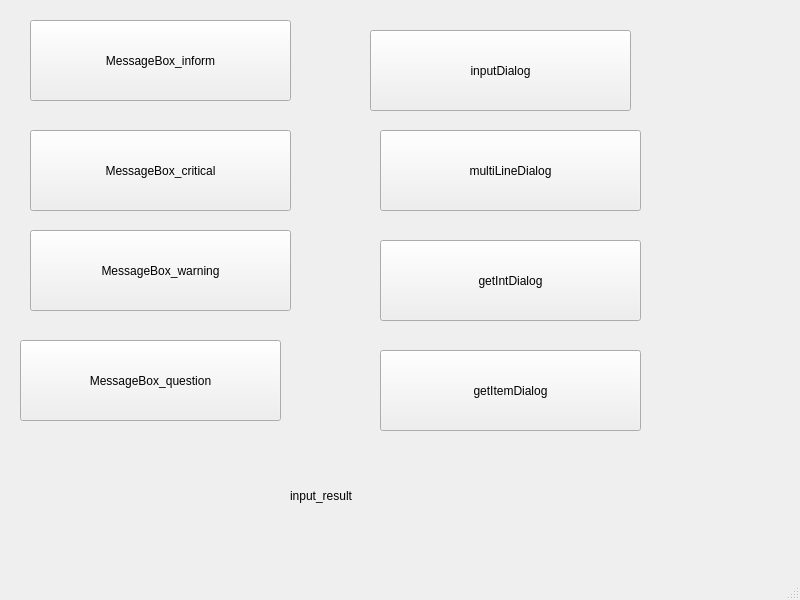
<?xml version="1.0" encoding="UTF-8"?>
<ui version="4.0">
 <class>MainWindow</class>
 <widget class="QMainWindow" name="MainWindow">
  <property name="geometry">
   <rect>
    <x>0</x>
    <y>0</y>
    <width>800</width>
    <height>600</height>
   </rect>
  </property>
  <property name="windowTitle">
   <string>MainWindow</string>
  </property>
  <widget class="QWidget" name="centralwidget">
   <widget class="QPushButton" name="pushButton">
    <property name="geometry">
     <rect>
      <x>30</x>
      <y>20</y>
      <width>261</width>
      <height>81</height>
     </rect>
    </property>
    <property name="text">
     <string>MessageBox_inform</string>
    </property>
   </widget>
   <widget class="QPushButton" name="pushButton_2">
    <property name="geometry">
     <rect>
      <x>30</x>
      <y>130</y>
      <width>261</width>
      <height>81</height>
     </rect>
    </property>
    <property name="text">
     <string>MessageBox_critical</string>
    </property>
   </widget>
   <widget class="QPushButton" name="pushButton_3">
    <property name="geometry">
     <rect>
      <x>30</x>
      <y>230</y>
      <width>261</width>
      <height>81</height>
     </rect>
    </property>
    <property name="text">
     <string>MessageBox_warning</string>
    </property>
   </widget>
   <widget class="QPushButton" name="pushButton_4">
    <property name="geometry">
     <rect>
      <x>20</x>
      <y>340</y>
      <width>261</width>
      <height>81</height>
     </rect>
    </property>
    <property name="text">
     <string>MessageBox_question</string>
    </property>
   </widget>
   <widget class="QPushButton" name="pushButton_5">
    <property name="geometry">
     <rect>
      <x>370</x>
      <y>30</y>
      <width>261</width>
      <height>81</height>
     </rect>
    </property>
    <property name="text">
     <string>inputDialog</string>
    </property>
   </widget>
   <widget class="QLabel" name="label">
    <property name="geometry">
     <rect>
      <x>290</x>
      <y>460</y>
      <width>121</width>
      <height>71</height>
     </rect>
    </property>
    <property name="text">
     <string>input_result</string>
    </property>
   </widget>
   <widget class="QPushButton" name="pushButton_6">
    <property name="geometry">
     <rect>
      <x>380</x>
      <y>130</y>
      <width>261</width>
      <height>81</height>
     </rect>
    </property>
    <property name="text">
     <string>multiLineDialog</string>
    </property>
   </widget>
   <widget class="QPushButton" name="pushButton_7">
    <property name="geometry">
     <rect>
      <x>380</x>
      <y>350</y>
      <width>261</width>
      <height>81</height>
     </rect>
    </property>
    <property name="text">
     <string>getItemDialog</string>
    </property>
   </widget>
   <widget class="QPushButton" name="pushButton_8">
    <property name="geometry">
     <rect>
      <x>380</x>
      <y>240</y>
      <width>261</width>
      <height>81</height>
     </rect>
    </property>
    <property name="text">
     <string>getIntDialog</string>
    </property>
   </widget>
  </widget>
  <widget class="QMenuBar" name="menubar">
   <property name="geometry">
    <rect>
     <x>0</x>
     <y>0</y>
     <width>800</width>
     <height>27</height>
    </rect>
   </property>
  </widget>
  <widget class="QStatusBar" name="statusbar"/>
 </widget>
 <resources/>
 <connections/>
</ui>
